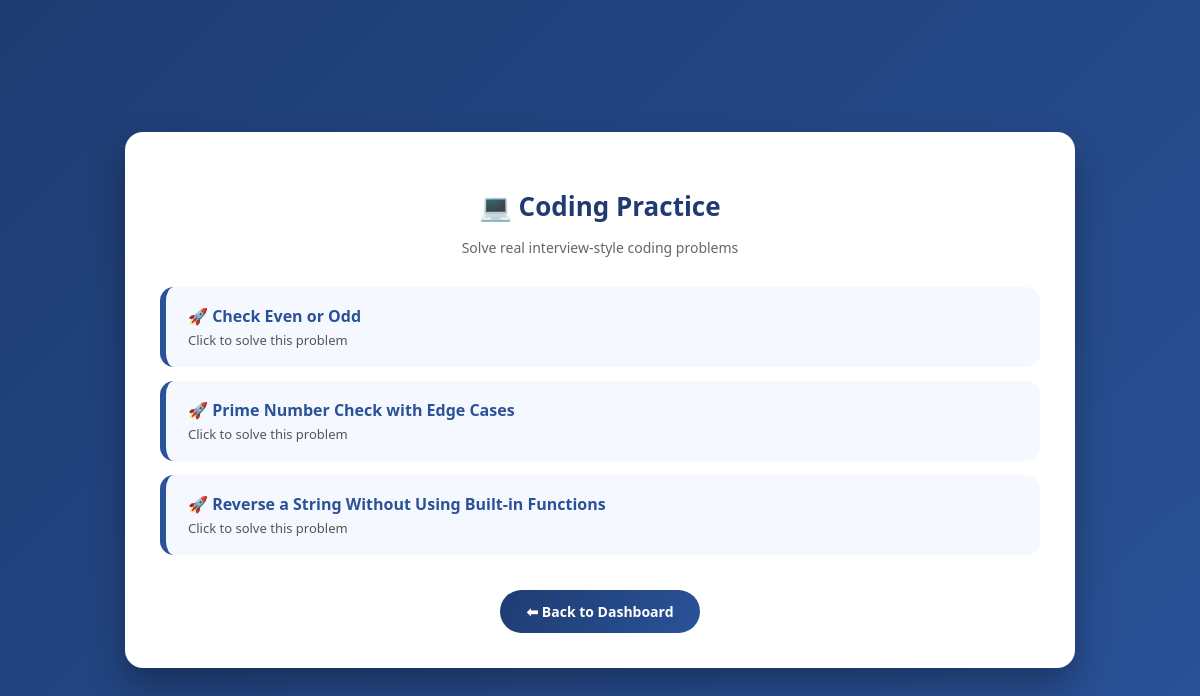
The app's page /coding/ (signed in) with its own data.
### core/models.py (models this page shows, shortened)
class CodingQuestion(models.Model):
    title = models.CharField(max_length=200)
    problem_statement = models.TextField()
    input_format = models.TextField()
    output_format = models.TextField()
    test_input = models.TextField(default="")
    expected_output = models.TextField(default="")

### core/views.py (the view)
# urls.py: path('coding/', views.coding_list, name='coding_list'),
@login_required
def coding_list(request):
    questions = CodingQuestion.objects.all()
    return render(request, 'coding_list.html', {'questions': questions})

### templates/coding_list.html (shortened to what this page needs)
<!DOCTYPE html>
<html lang="en">
<head>
</head>
<body>
<div class="container">
    <h2>💻 Coding Practice</h2>
    <p class="subtitle">Solve real interview-style coding problems</p>
    {% if questions %}
        <ul class="question-list">
            {% for q in questions %}
                <li class="question-card">
                    <a href="{% url 'coding_test' q.id %}">
                        🚀 {{ q.title }}
                        <span>Click to solve this problem</span>
                    </a>
                </li>
            {% endfor %}
        </ul>
    {% else %}
        <p class="no-data">No coding questions available.</p>
    {% endif %}
    <div class="actions">
        <a href="{% url 'dashboard' %}" class="btn">⬅ Back to Dashboard</a>
    </div>
</div>
</body>
</html>

### templates/coding_list.html (style rules this page uses)
* { box-sizing: border-box; font-family: 'Segoe UI', Tahoma, Geneva, Verdana, sans-serif; }
body { margin: 0; background: linear-gradient(135deg, #1e3c72, #2a5298); min-height: 100vh; display: flex; justify-content: center; align-items: center; }
.container { background: white; width: 90%; max-width: 950px; padding: 35px; border-radius: 18px; box-shadow: 0 18px 35px rgba(0,0,0,0.3); }
h2 { text-align: center; color: #1e3c72; margin-bottom: 10px; font-size: 26px; }
.subtitle { text-align: center; color: #666; margin-bottom: 30px; font-size: 14px; }
.question-list { list-style: none; padding: 0; margin: 0; }
.question-card { margin: 14px 0; padding: 18px 22px; border-radius: 14px; background: #f6f8ff; transition: all 0.3s ease; border-left: 6px solid #2a5298; }
.question-card a { text-decoration: none; color: #2a5298; font-weight: 600; font-size: 16px; display: block; }
.question-card a span { color: #555; font-size: 13px; display: block; margin-top: 4px; font-weight: normal; }
.actions { text-align: center; margin-top: 35px; }
.btn { display: inline-block; padding: 12px 26px; background: linear-gradient(120deg, #1e3c72, #2a5298); color: white; text-decoration: none; border-radius: 30px; font-size: 14px; font-weight: 600; transition: 0.3s; }

### records on screen
CodingQuestion: title "Check Even or Odd"
CodingQuestion: title "Prime Number Check with Edge Cases"
CodingQuestion: title "Reverse a String Without Using Built-in Functions"
